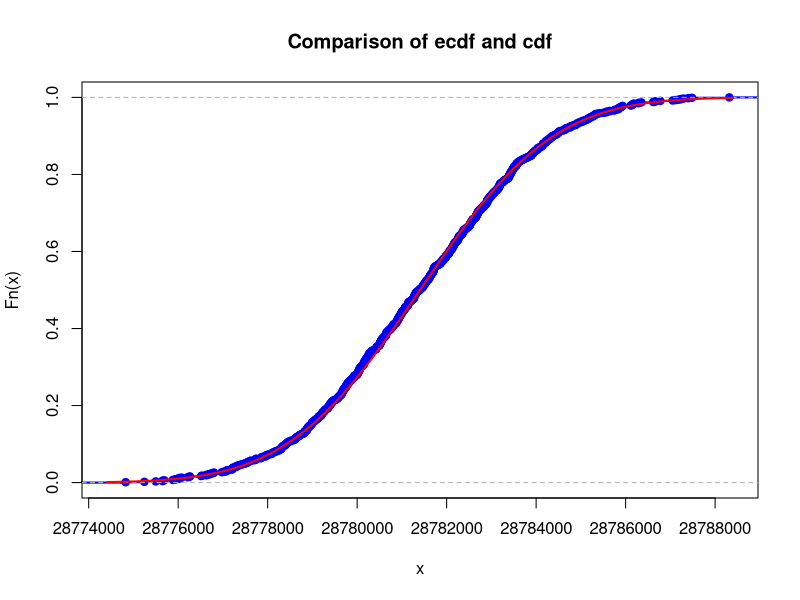
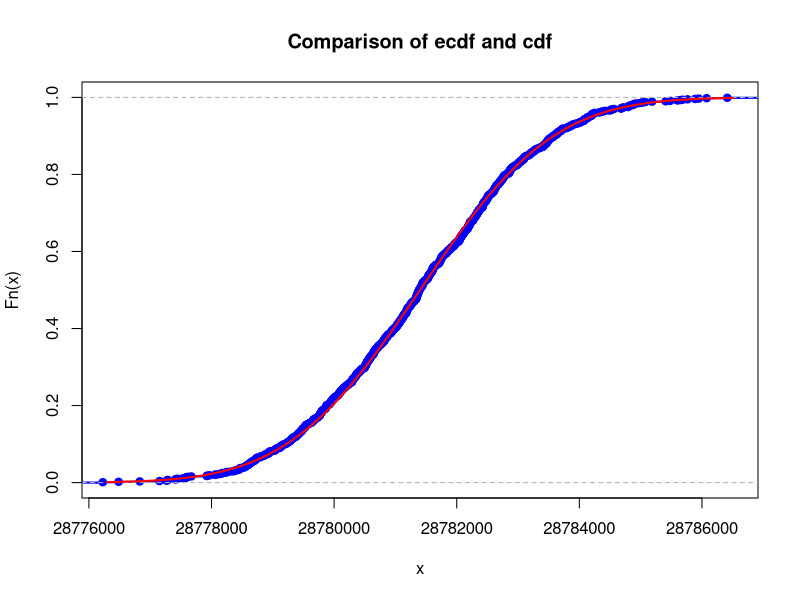
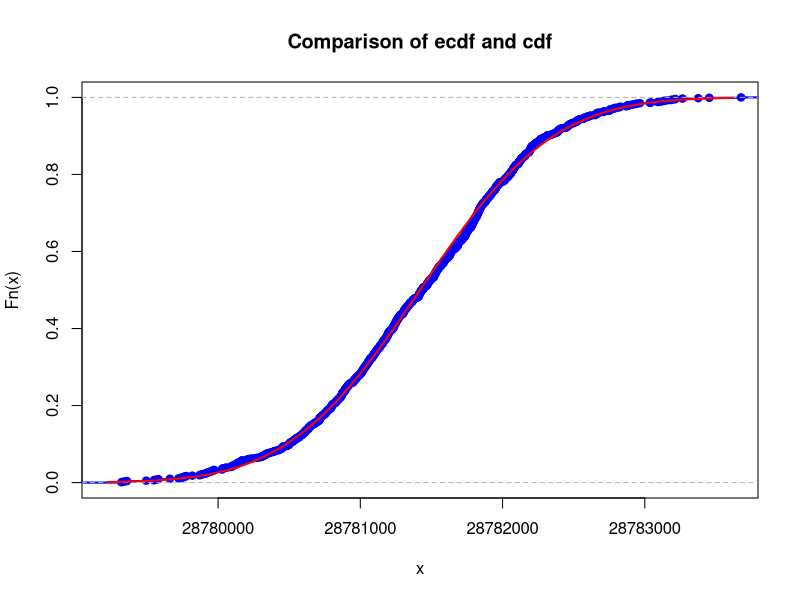

Recreate these plots in R, in order.
## ---- chunk 1
N <- 9 * 10^(-6) * 6 * 10^(23) / (136.9)
lambda <- log(2) / (9.4996 * 10^8)
mu <- N * lambda
## ---- chunk 2

K <- 1e3
n <- 10

ens <- c(5, 10, 50)

for (ind in 1:3){
  n <- ens[ind]
  sample_means <- colMeans(matrix(rpois(n*K, lambda = mu), nrow=n))

  mu <- mean(sample_means)
  variance <- var(sample_means)
  sigma <- sqrt(variance) # or sd(sample_means)

  xlims <- c(mu-3*sigma,mu+3*sigma)
  Fs <- ecdf(sample_means)
  plot(Fs,
     xlim = xlims,
     ylim = c(0,1),
     col = "blue",
     lwd = 2,
     main = "Comparison of ecdf and cdf")
  curve(pnorm(x, mean = mu, sd = sigma), col = "red", lwd = 2, add = TRUE)
}

## ---- chunk 3
ens <- c(5, 10, 50)
for (ind in 1:3){
    n <- ens[ind]
    sample_means <- colMeans(matrix(rpois(n*K, lambda = mu), nrow=n))
    x <- seq(mu - 3 * sigma, mu + 3 * sigma, by = 6 * sigma / 200)
    print(max(abs(ecdf(sample_means)(x) - (pnorm(x, mean = mu, sd = sigma)))))
}
## ---- chunk 4
max_n <- 50
emp_probability <- seq(1, max_n, by=1)

for (j in 1:max_n){
  n <- j
  a_lot_sums <- colSums(matrix(rpois(n*K, lambda = mu), nrow=n))
  emp_probability[j] <- length(a_lot_sums[a_lot_sums < (8 * 10^8)]) / K
}

## ---- chunk 5
emp_probability
